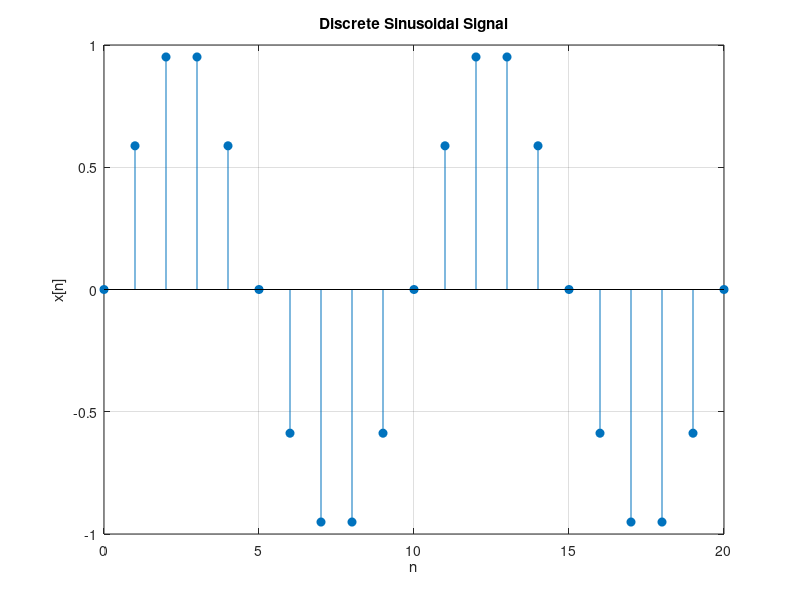

This chart was generated by the following MATLAB code:
% Question 1: Write a MATLAB program to generate and plot a discrete-time
% sinusoidal signal with 
% amplitude = 1, 
% normalized frequency = 0.1 cycles/sample
% phase = 0, 
% for n = 0 to 20.

clc;
clear;
close all;
n = 0:20;
A = 1;
f = 0.1;
phi = 0;
x = A*sin(2*pi*f*n + phi);
stem(n, x, 'filled');
grid on;
xlabel('n');
ylabel('x[n]');
title('Discrete Sinusoidal Signal');
